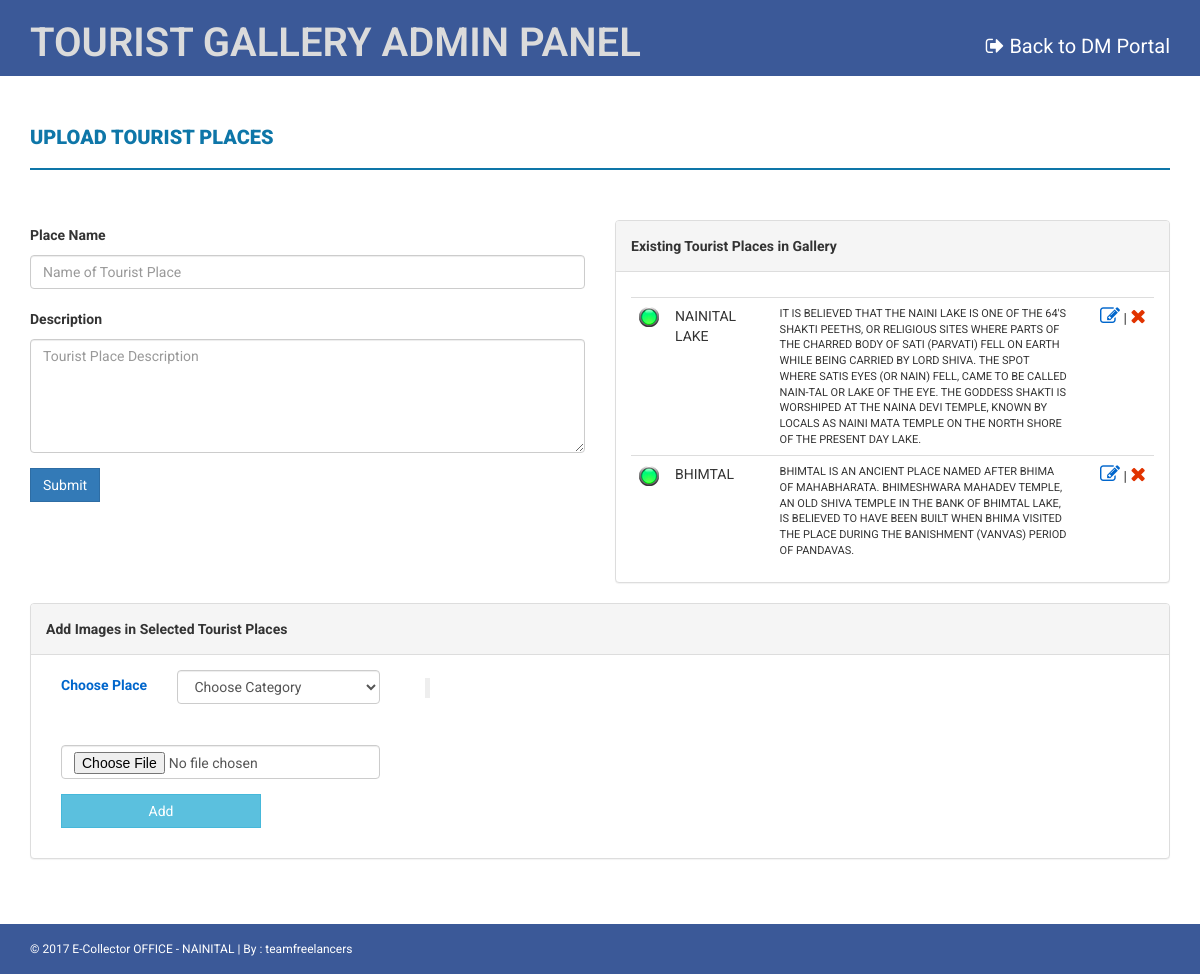
The page /vp/index.php/gallery on the database as committed earlier.
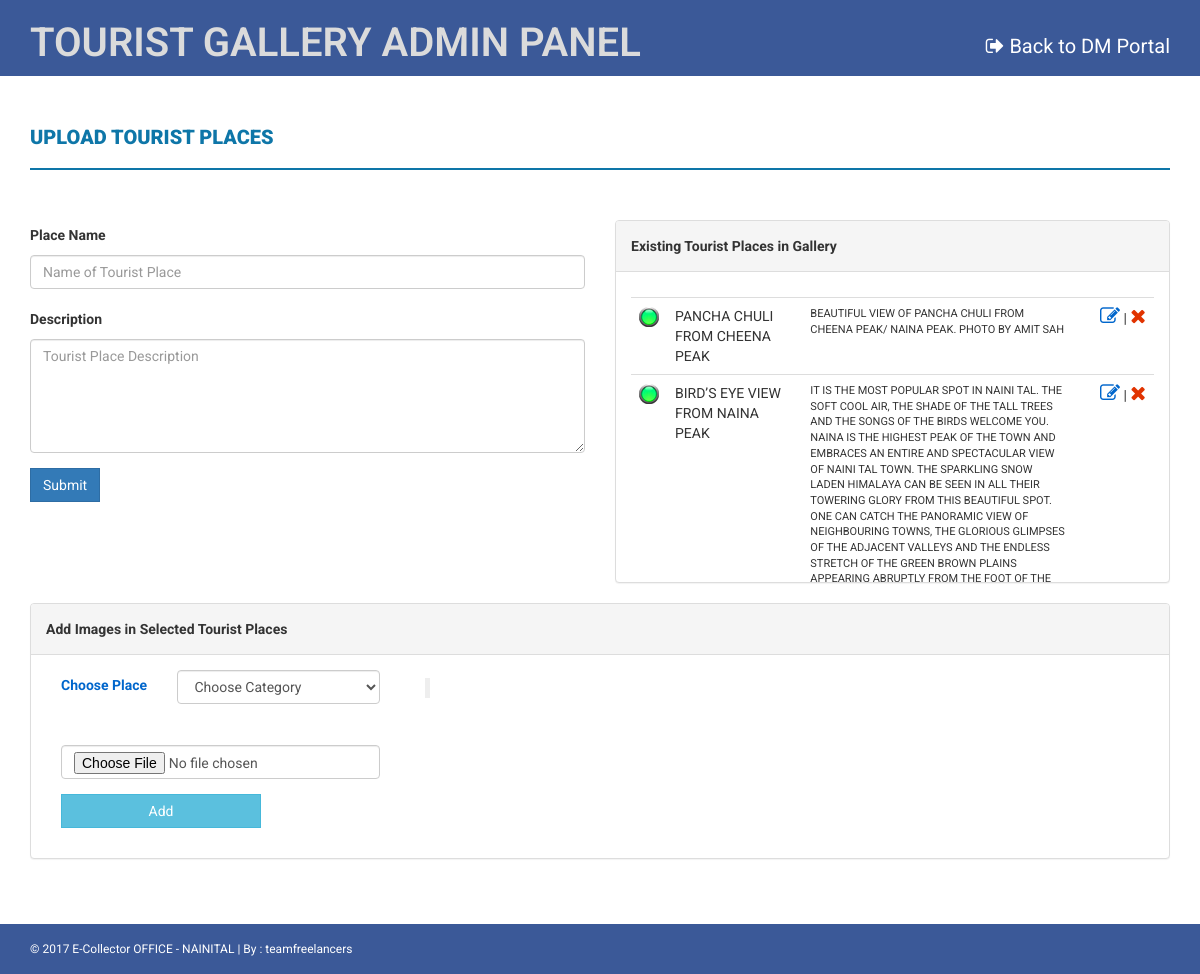
The same page on the database as committed later.
### tables this page shows
CREATE TABLE `c1_gallery_category` (
  `CATEG_ID` int(11) NOT NULL,
  `CATEGORY` varchar(200) NOT NULL,
  `DESCR` text NOT NULL,
  `STATUS` tinyint(1) NOT NULL,
  `DATE_` timestamp NOT NULL DEFAULT CURRENT_TIMESTAMP
);

### vp/application/controllers/Gallery.php (called while the page is built, shortened)
<?php
class Gallery extends CI_Controller {
    function __construct() {
        $this->load->model('My_model_gallery', 'mmgallery');
    }
    function index() {
        $data['existing'] = $this->mmgallery->get_all_categories();
        $data['user'] = $this->session->userdata('user__');
        $this->load->view('templates/header');
        $this->load->view('gallery/home', $data);
        $this->load->view('templates/footer');
    }
}

### vp/index.php (called while the page is built, shortened)
<?php
require_once BASEPATH.'core/CodeIgniter.php';

### vp/application/models/My_model_gallery.php (called while the page is built, shortened)
<?php
class My_model_gallery extends CI_Model {
    function get_all_categories() {
        $this->db->order_by('CATEG_ID', 'desc');
        $query = $this->db->get('c1_gallery_category');
        return $query->result();
    }
}

### vp/application/views/gallery/home.php (the view, shortened to what the changed rows need)
<div class="navbar navbar-inverse set-radius-zero">
    <div class="container">
        <div class="row">
            <div class="col-md-9">
                <h1 class="head">TOURIST GALLERY ADMIN PANEL</h1>
            </div>
        </div>
    </div>
</div>
<div class="content-wrapper">
    <div class="container">
        <div class="row">
            <div class="col-lg-6">
                <div class="panel panel-default">
                    <div class="panel-body" style="height:310px;overflow:auto">
                        <div class="row">
                            <div class="col-sm-12">
                                <table class="table table-hover tableSection">
                                    <tbody>
                                        <?php
                                        $attrib_ = array(
                                            'class' => 'form-horizontal',
                                            'name' => 'frmStaticHead_Del',
                                            'id' => 'frmStaticHead_Del',
                                        );
                                        ?>
                                        <?php echo form_open('', $attrib_); ?>
                                        <?php if (count($existing) != 0) { ?>
                                            <?php foreach ($existing as $item_) { ?>
                                                <tr>
                                                    <td>
                                                        <?PHP if ($item_->STATUS != 1) { ?>
                                                            <a href="<?php echo site_url('gallery/active_inactive/' . $item_->CATEG_ID . '/1'); ?>"><img src="<?php echo base_url('assets_/img/inactive.png'); ?>"></a>
                                                        <?PHP } else { ?>
                                                            <a href="<?php echo site_url('gallery/active_inactive/' . $item_->CATEG_ID . '/0'); ?>"><img src="<?php echo base_url('assets_/img/active.png'); ?>"></a>
                                                        <?PHP } ?>
                                                    </td>
                                                    <td style="width:20%"><?php echo strtoupper($item_->CATEGORY); ?></td>
                                                    <td style="font-size:11px;"><?php echo strtoupper($item_->DESCR); ?></td>
                                                    <td align="right" style="width:15%">
                                                        <a href="#" id="changeHead_<?php echo $item_->CATEG_ID; ?>" onclick="change_Cat('<?php echo $item_->CATEG_ID; ?>');"><i class="fa fa-pencil-square-o" style="color:#0066cc; font-size: 20px;"></i></a> |
                                                        <a href="<?php echo site_url('gallery/deleteCat/' . $item_->CATEG_ID); ?>"><i class="fa fa-times" style="color:#E13300; font-size: 20px;"></i></a>
                                                    </td>
                                                </tr>
                                            <?php } ?>
                                        <?php } else { ?>
                                            <tr>
                                                <th>No data found...</th>
                                            </tr>
                                        <?php } ?>
                                    <?php echo form_close(); ?>
                                    </tbody>
                                </table>
                            </div>
                        </div>
                    </div>
                </div>
            </div>
        </div>
    </div>
</div>

Rows that differ between the two databases and show on the page:
removed c1_gallery_category: STATUS 1 (drawn), CATEGORY "NAINITAL LAKE", DESCR "IT IS BELIEVED THAT THE NAINI LAKE IS ONE OF THE 64'S SHAKTI PEETHS, OR RELIGIOUS SITES WHERE PARTS OF THE CHARRED BODY OF SATI (PARVATI) FELL ON EARTH WHILE BEING CARRIED BY LORD SHIVA. THE SPOT WHERE SATIS EYES (OR NAIN) FELL, CAME TO BE CALLED NAIN-TAL OR LAKE OF THE EYE. THE GODDESS SHAKTI IS WORSHIPED AT THE NAINA DEVI TEMPLE, KNOWN BY LOCALS AS NAINI MATA TEMPLE ON THE NORTH SHORE OF THE PRESENT DAY LAKE."
removed c1_gallery_category: STATUS 1 (drawn), CATEGORY "BHIMTAL", DESCR "BHIMTAL IS AN ANCIENT PLACE NAMED AFTER BHIMA OF MAHABHARATA. BHIMESHWARA MAHADEV TEMPLE, AN OLD SHIVA TEMPLE IN THE BANK OF BHIMTAL LAKE, IS BELIEVED TO HAVE BEEN BUILT WHEN BHIMA VISITED THE PLACE DURING THE BANISHMENT (VANVAS) PERIOD OF PANDAVAS."
added c1_gallery_category: STATUS 1 (drawn), CATEGORY "PANCHA CHULI FROM CHEENA PEAK", DESCR "BEAUTIFUL VIEW OF PANCHA CHULI FROM CHEENA PEAK/ NAINA PEAK. PHOTO BY AMIT SAH"
added c1_gallery_category: STATUS 1 (drawn), CATEGORY "BIRD’S EYE VIEW FROM NAINA PEAK", DESCR "IT IS THE MOST POPULAR SPOT IN NAINI TAL. THE SOFT COOL AIR, THE SHADE OF THE TALL TREES AND THE SONGS OF THE BIRDS WELCOME YOU. NAINA IS THE HIGHEST PEAK OF THE TOWN AND EMBRACES AN ENTIRE AND SPECTACULAR VIEW OF NAINI TAL TOWN. THE SPARKLING SNOW LADEN HIMALAYA CAN BE SEEN IN ALL THEIR TOWERING GLORY FROM THIS BEAUTIFUL SPOT. ONE CAN CATCH THE PANORAMIC VIEW OF NEIGHBOURING TOWNS, THE GLORIOUS GLIMPSES OF THE ADJACENT VALLEYS AND THE ENDLESS STRETCH OF THE GREEN BROWN PLAINS APPEARING ABRUPTLY FROM THE FOOT OF THE…"
